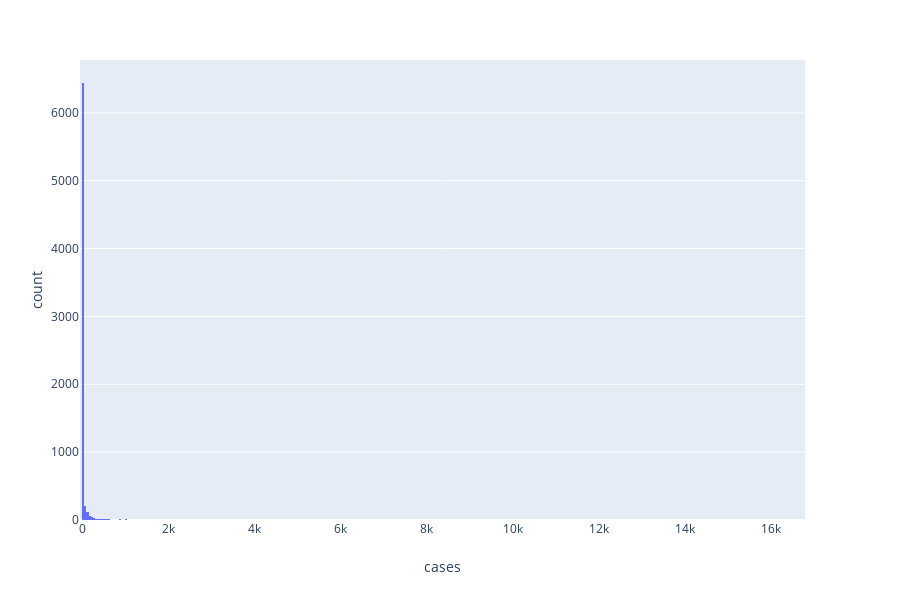

Here is the notebook cell this chart was saved with:
### Markdown cell above
# Histogram

### Code cell
import plotly.express as px
fig = px.histogram(df, x="cases")
fig.show()

### Figure 1 — Plotly figure (JSON) as saved in the notebook; plotly's stock layout.template omitted (floating-point values rounded to 4 significant figures; data arrays with more than 128 entries replaced by an {"elided": "..."} marker saying what was removed)
{"data": [{"alignmentgroup": "True", "bingroup": "x", "hoverlabel": {"namelength": 0}, "hovertemplate": "cases=%{x}<br>count=%{y}", "legendgroup": "", "marker": {"color": "#636efa"}, "name": "", "offsetgroup": "", "orientation": "v", "showlegend": false, "type": "histogram", "x": {"elided": "7125 int values"}, "xaxis": "x", "yaxis": "y"}], "layout": {"barmode": "relative", "height": 600, "legend": {"tracegroupgap": 0}, "margin": {"t": 60}, "xaxis": {"anchor": "y", "domain": [0, 0.98], "title": {"text": "cases"}}, "yaxis": {"anchor": "x", "domain": [0, 1], "title": {"text": "count"}}}}
